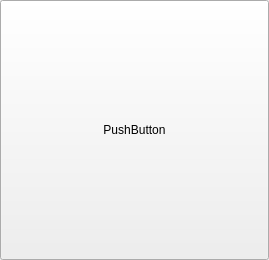
<?xml version="1.0" encoding="UTF-8"?>
<ui version="4.0">
 <class>SQButton</class>
 <widget class="QWidget" name="SQButton">
  <property name="geometry">
   <rect>
    <x>0</x>
    <y>0</y>
    <width>269</width>
    <height>260</height>
   </rect>
  </property>
  <property name="windowTitle">
   <string>Form</string>
  </property>
  <layout class="QVBoxLayout" name="verticalLayout">
   <property name="leftMargin">
    <number>0</number>
   </property>
   <property name="topMargin">
    <number>0</number>
   </property>
   <property name="rightMargin">
    <number>0</number>
   </property>
   <property name="bottomMargin">
    <number>0</number>
   </property>
   <item>
    <widget class="QPushButton" name="pushButton">
     <property name="sizePolicy">
      <sizepolicy hsizetype="Minimum" vsizetype="Minimum">
       <horstretch>0</horstretch>
       <verstretch>0</verstretch>
      </sizepolicy>
     </property>
     <property name="text">
      <string>PushButton</string>
     </property>
    </widget>
   </item>
  </layout>
 </widget>
 <resources/>
 <connections/>
</ui>
